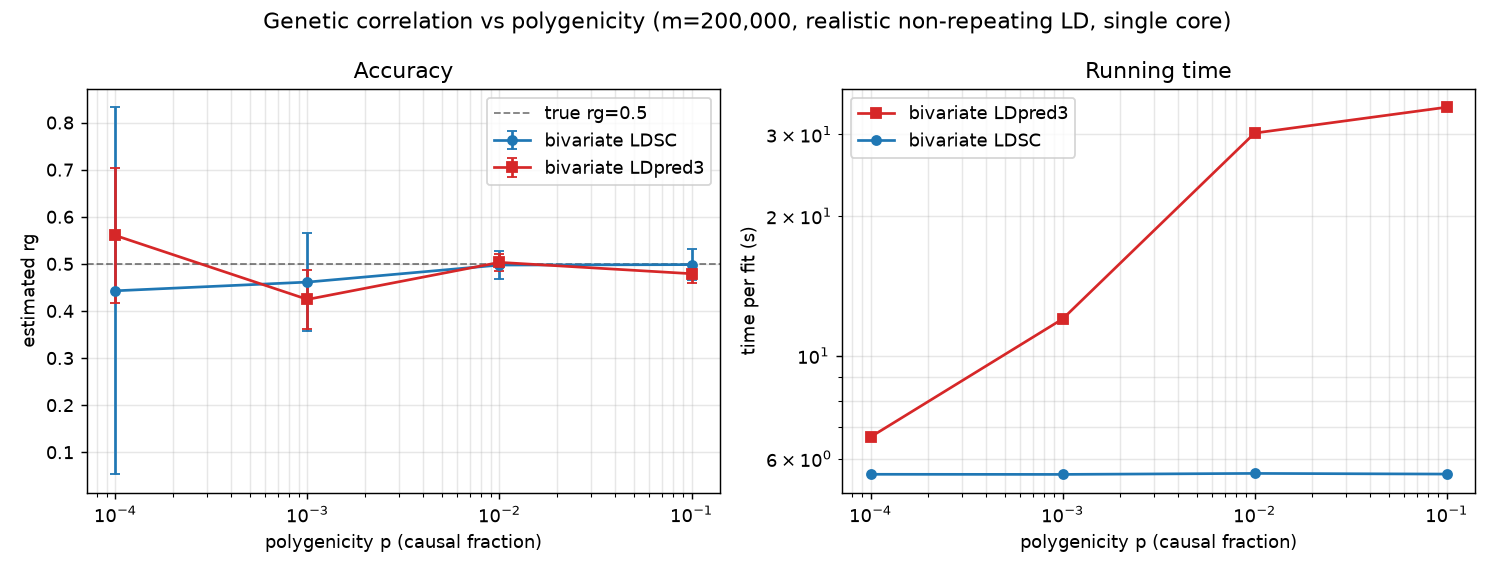

This chart was generated by the following Python code:
"""Genetic-correlation recovery across polygenicity, at a larger m.

Sweeps the causal fraction ``p`` in {0.1, 0.01, 0.001, 0.0001} at a fixed true
``rg``, comparing bivariate LDSC (``ldsc_rg``) and bivariate LDpred3
(``ldpred3_auto_bivariate_blocks``) against the truth. The LD is the realistic
non-repeating coalescent model of ``rg_architectures.py``, pushed to a **larger
m** by raising msprime's mutation rate so each segment yields more SNPs (larger
``K`` per block) rather than by adding many small blocks.

The population LD (the "genotypes for LD") is **simulated once** and cached on
disk by ``rg_architectures`` (keyed by the geometry + mutation rate); every
polygenicity and replicate reuses it. Within a cell the **genotypes are held
fixed** (one reference panel) and each replicate redraws only the **phenotype**
(a fresh causal set, effect sizes and GWAS sampling noise), so the spread across
reps measures each method's phenotype-sampling accuracy at that polygenicity —
not genotype-panel noise. So the expensive coalescent simulation runs once for
the whole sweep.

    OPENBLAS_NUM_THREADS=1 OMP_NUM_THREADS=1 \
        NB=100 K=1000 MUT_RATE=3e-7 python benchmarks/rg_polygenicity.py
    # m = NB*K = 100,000 here; raise MUT_RATE with K so segments yield >= K SNPs.
Needs ``msprime``. Single core recommended.
"""
import os
import sys
import csv
import time
import resource

import numpy as np

HERE = os.path.dirname(os.path.abspath(__file__))
sys.path.insert(0, HERE)
import rg_architectures as R                                      # noqa: E402
from ldpred3 import ldsc_rg                                       # noqa: E402
from bipred import ldpred3_auto_bivariate_blocks                  # noqa: E402

RG = float(os.environ.get("RG", "0.5"))          # true genetic correlation
# Polygenicity sweep; env P runs a single value (one worker per p, for parallel
# runs), else the full set. env OUT sets the csv basename (and skips the figure).
PS = ([float(os.environ["P"])] if os.environ.get("P")
      else [0.1, 0.01, 0.001, 0.0001])
REPS = int(os.environ.get("REPS", "5"))
BURN, ITER = 150, 180


def run_cell(p, base_seed):
    # Hold the genotypes / LD fixed across reps (one reference panel) and redraw
    # only the PHENOTYPE each rep -- a fresh causal set, effect sizes and GWAS
    # sampling noise. The spread across reps then reflects phenotype-sampling
    # variability of each method's rg estimate (its accuracy at this p), not
    # genotype-panel variability.
    ref, ell = R.ref_panel(0)                    # same genotypes for every rep
    ld, bp, t_ld, t_bp = [], [], [], []
    for rep in range(REPS):
        rng = np.random.default_rng(base_seed + rep)
        b1, b2 = R.sim_effects("polygenic", RG, rng, p=p)       # new phenotype
        bh1, bh2 = R.sumstats_pair(b1, b2, R.N1, R.N2, rng)
        t0 = time.perf_counter()
        ld.append(ldsc_rg(bh1, bh2, ell, R.N1, R.N2, n_blocks=R.NB).rg)
        t_ld.append(time.perf_counter() - t0)
        t0 = time.perf_counter()
        bp.append(ldpred3_auto_bivariate_blocks(ref, bh1, bh2, R.N1, R.N2,
                                                burn_in=BURN, num_iter=ITER,
                                                seed=rep).rg)
        t_bp.append(time.perf_counter() - t0)
    return (np.array(ld, float), np.array(bp, float),
            float(np.mean(t_ld)), float(np.mean(t_bp)))


def main():
    csv_path = os.path.join(HERE, os.environ.get("OUT", "rg_polygenicity") + ".csv")
    print(f"Genetic correlation vs polygenicity — realistic non-repeating LD "
          f"(m={R.M:,} = {R.NB}x{R.K}, true rg={RG}, Nref={R.NREF}, "
          f"N1={R.N1}/N2={R.N2}, {REPS} reps)\n", flush=True)
    # Warm the sampler's Numba kernels (also forces the one-time LD build/load).
    _rng = np.random.default_rng(0)
    _ref, _ = R.ref_panel(0)
    _b1, _b2 = R.sim_effects("polygenic", RG, _rng, p=0.01)
    _bh1, _bh2 = R.sumstats_pair(_b1, _b2, R.N1, R.N2, _rng)
    ldpred3_auto_bivariate_blocks(_ref, _bh1, _bh2, R.N1, R.N2,
                                  burn_in=5, num_iter=5)

    print(f"{'p':>8} | {'n_causal':>8} | {'rg LDSC':>14} | {'rg LDpred3':>14} | "
          f"{'t LDSC':>7} | {'t LDpred3':>9}")
    print("-" * 78)
    rows = []
    t0 = time.time()
    for pi, p in enumerate(PS):
        ld, bp, t_ld, t_bp = run_cell(p, base_seed=1000 + 100 * pi)
        ok = np.isfinite(ld) & (np.abs(ld) <= 1.5)
        ldv = ld[ok]
        row = {"p": p, "n_causal": int(round(p * R.M)),
               "rg_true": RG,
               "ldsc_rg": round(float(np.mean(ldv)), 4) if ldv.size else "",
               "ldsc_sd": round(float(np.std(ldv)), 4) if ldv.size else "",
               "ldsc_fail": int((~ok).sum()),
               "ldpred3_rg": round(float(np.mean(bp)), 4),
               "ldpred3_sd": round(float(np.std(bp)), 4),
               "ldsc_t": round(t_ld, 4), "ldpred3_t": round(t_bp, 3)}
        rows.append(row)
        fail = f" [{row['ldsc_fail']}f]" if row["ldsc_fail"] else ""
        print(f"{p:>8} | {row['n_causal']:>8} | "
              f"{row['ldsc_rg']!s:>7}±{row['ldsc_sd']!s:<6}{fail}"
              f" | {row['ldpred3_rg']!s:>7}±{row['ldpred3_sd']!s:<6}"
              f" | {t_ld:>6.2f}s | {t_bp:>8.2f}s", flush=True)
        with open(csv_path, "w", newline="") as fh:
            w = csv.DictWriter(fh, fieldnames=list(rows[0].keys()))
            w.writeheader()
            w.writerows(rows)

    mem = resource.getrusage(resource.RUSAGE_SELF).ru_maxrss
    mem_gb = mem / 1e9 if sys.platform == "darwin" else mem / 1e6
    print(f"\npeak RSS {mem_gb:.2f} GB  (incl. the one-time LD build)  "
          f"| total {time.time() - t0:.0f}s")
    if not os.environ.get("OUT"):                # single-p workers skip the figure
        make_figure(rows)
    print(f"wrote {csv_path}")


def make_figure(rows):
    try:
        import matplotlib
        matplotlib.use("Agg")
        import matplotlib.pyplot as plt
    except ImportError:
        print("(matplotlib absent: no figure)")
        return

    def num(v):
        return float(v) if v not in ("", None) else np.nan

    xs = [r["p"] for r in rows]
    fig, (ax, axt) = plt.subplots(1, 2, figsize=(11.5, 4.4))

    # accuracy: estimated rg vs polygenicity
    ax.axhline(RG, ls="--", c="k", lw=1, alpha=.5, label=f"true rg={RG}")
    ax.errorbar(xs, [num(r["ldsc_rg"]) for r in rows],
                [num(r["ldsc_sd"]) for r in rows], fmt="o-", ms=5, capsize=3,
                color="C0", label="bivariate LDSC")
    ax.errorbar(xs, [num(r["ldpred3_rg"]) for r in rows],
                [num(r["ldpred3_sd"]) for r in rows], fmt="s-", ms=5, capsize=3,
                color="C3", label="bivariate LDpred3")
    ax.set_xscale("log")
    ax.set_xlabel("polygenicity p (causal fraction)")
    ax.set_ylabel("estimated rg")
    ax.set_title("Accuracy")
    ax.grid(alpha=.3, which="both")
    ax.legend()

    # running time per fit vs polygenicity (log-y: LDSC and LDpred3 differ ~10x)
    axt.semilogy(xs, [r["ldpred3_t"] for r in rows], "s-", ms=5, color="C3",
                 label="bivariate LDpred3")
    axt.semilogy(xs, [r["ldsc_t"] for r in rows], "o-", ms=5, color="C0",
                 label="bivariate LDSC")
    axt.set_xscale("log")
    axt.set_xlabel("polygenicity p (causal fraction)")
    axt.set_ylabel("time per fit (s)")
    axt.set_title("Running time")
    axt.grid(alpha=.3, which="both")
    axt.legend()

    fig.suptitle(f"Genetic correlation vs polygenicity "
                 f"(m={R.M:,}, realistic non-repeating LD, single core)")
    fig.tight_layout()
    fig.savefig(os.path.join(HERE, "rg_polygenicity.png"), dpi=130)


if __name__ == "__main__":
    main()
